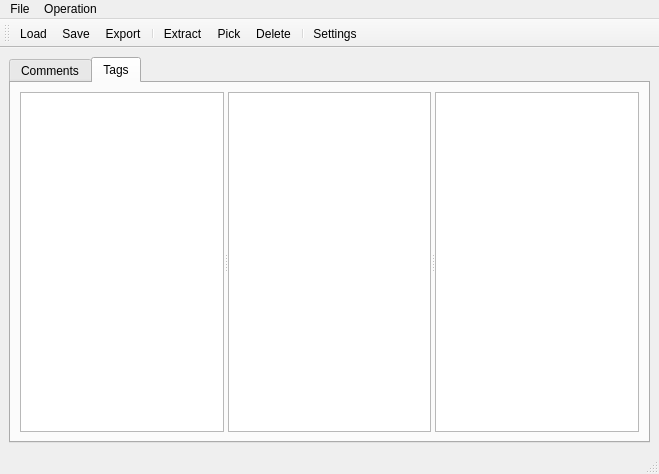
<?xml version="1.0" encoding="UTF-8"?>
<ui version="4.0">
 <class>MainWindow</class>
 <widget class="QMainWindow" name="MainWindow">
  <property name="geometry">
   <rect>
    <x>0</x>
    <y>0</y>
    <width>659</width>
    <height>474</height>
   </rect>
  </property>
  <property name="windowTitle">
   <string>Comment extractor</string>
  </property>
  <widget class="QWidget" name="centralwidget">
   <layout class="QVBoxLayout" name="verticalLayout">
    <item>
     <widget class="QTabWidget" name="tabWidget">
      <property name="currentIndex">
       <number>1</number>
      </property>
      <widget class="QWidget" name="tabComments">
       <attribute name="title">
        <string>Comments</string>
       </attribute>
       <layout class="QVBoxLayout" name="verticalLayout_2">
        <item>
         <widget class="QSplitter" name="splitterComments">
          <property name="orientation">
           <enum>Qt::Vertical</enum>
          </property>
          <widget class="QTableView" name="tvComments">
           <property name="editTriggers">
            <set>QAbstractItemView::NoEditTriggers</set>
           </property>
           <property name="selectionBehavior">
            <enum>QAbstractItemView::SelectRows</enum>
           </property>
           <property name="sortingEnabled">
            <bool>true</bool>
           </property>
           <attribute name="horizontalHeaderStretchLastSection">
            <bool>true</bool>
           </attribute>
          </widget>
          <widget class="CodeEdit" name="teComment"/>
         </widget>
        </item>
       </layout>
      </widget>
      <widget class="QWidget" name="tabTags">
       <attribute name="title">
        <string>Tags</string>
       </attribute>
       <layout class="QHBoxLayout" name="horizontalLayout">
        <item>
         <widget class="QSplitter" name="splitterTags">
          <property name="orientation">
           <enum>Qt::Horizontal</enum>
          </property>
          <widget class="QTableView" name="tvTagKeywords">
           <property name="editTriggers">
            <set>QAbstractItemView::NoEditTriggers</set>
           </property>
           <property name="selectionMode">
            <enum>QAbstractItemView::ExtendedSelection</enum>
           </property>
           <property name="selectionBehavior">
            <enum>QAbstractItemView::SelectRows</enum>
           </property>
           <property name="sortingEnabled">
            <bool>true</bool>
           </property>
           <attribute name="horizontalHeaderStretchLastSection">
            <bool>true</bool>
           </attribute>
          </widget>
          <widget class="QTableView" name="tvTagInstances">
           <property name="editTriggers">
            <set>QAbstractItemView::NoEditTriggers</set>
           </property>
           <property name="selectionMode">
            <enum>QAbstractItemView::SingleSelection</enum>
           </property>
           <property name="selectionBehavior">
            <enum>QAbstractItemView::SelectRows</enum>
           </property>
           <property name="sortingEnabled">
            <bool>true</bool>
           </property>
           <attribute name="horizontalHeaderStretchLastSection">
            <bool>true</bool>
           </attribute>
          </widget>
          <widget class="CodeEdit" name="teTag">
           <property name="font">
            <font>
             <family>Consolas</family>
             <pointsize>14</pointsize>
            </font>
           </property>
           <property name="lineWrapMode">
            <enum>QTextEdit::NoWrap</enum>
           </property>
           <property name="readOnly">
            <bool>true</bool>
           </property>
          </widget>
         </widget>
        </item>
       </layout>
      </widget>
     </widget>
    </item>
   </layout>
  </widget>
  <widget class="QMenuBar" name="menubar">
   <property name="geometry">
    <rect>
     <x>0</x>
     <y>0</y>
     <width>659</width>
     <height>26</height>
    </rect>
   </property>
   <widget class="QMenu" name="menuFile">
    <property name="title">
     <string>File</string>
    </property>
    <addaction name="actionLoad"/>
    <addaction name="actionSave"/>
    <addaction name="actionSettings"/>
   </widget>
   <widget class="QMenu" name="menuOperation">
    <property name="title">
     <string>Operation</string>
    </property>
    <addaction name="actionDelete"/>
    <addaction name="actionExtract"/>
    <addaction name="actionPick"/>
   </widget>
   <addaction name="menuFile"/>
   <addaction name="menuOperation"/>
  </widget>
  <widget class="QStatusBar" name="statusbar"/>
  <widget class="QToolBar" name="toolBar">
   <property name="windowTitle">
    <string>Toolbar</string>
   </property>
   <property name="iconSize">
    <size>
     <width>48</width>
     <height>32</height>
    </size>
   </property>
   <property name="toolButtonStyle">
    <enum>Qt::ToolButtonTextUnderIcon</enum>
   </property>
   <attribute name="toolBarArea">
    <enum>TopToolBarArea</enum>
   </attribute>
   <attribute name="toolBarBreak">
    <bool>false</bool>
   </attribute>
   <addaction name="actionLoad"/>
   <addaction name="actionSave"/>
   <addaction name="actionExport"/>
   <addaction name="separator"/>
   <addaction name="actionExtract"/>
   <addaction name="actionPick"/>
   <addaction name="actionDelete"/>
   <addaction name="separator"/>
   <addaction name="actionSettings"/>
  </widget>
  <action name="actionLoad">
   <property name="icon">
    <iconset resource="Resource.qrc">
     <normaloff>:/Images/Open.png</normaloff>:/Images/Open.png</iconset>
   </property>
   <property name="text">
    <string>Load</string>
   </property>
   <property name="toolTip">
    <string>Load</string>
   </property>
  </action>
  <action name="actionSave">
   <property name="icon">
    <iconset resource="Resource.qrc">
     <normaloff>:/Images/Save.png</normaloff>:/Images/Save.png</iconset>
   </property>
   <property name="text">
    <string>Save</string>
   </property>
  </action>
  <action name="actionExtract">
   <property name="icon">
    <iconset resource="Resource.qrc">
     <normaloff>:/Images/Find.png</normaloff>:/Images/Find.png</iconset>
   </property>
   <property name="text">
    <string>Extract</string>
   </property>
   <property name="toolTip">
    <string>Extract comments and tags</string>
   </property>
  </action>
  <action name="actionPick">
   <property name="icon">
    <iconset resource="Resource.qrc">
     <normaloff>:/Images/Filter.png</normaloff>:/Images/Filter.png</iconset>
   </property>
   <property name="text">
    <string>Pick</string>
   </property>
  </action>
  <action name="actionDelete">
   <property name="icon">
    <iconset resource="Resource.qrc">
     <normaloff>:/Images/Delete.png</normaloff>:/Images/Delete.png</iconset>
   </property>
   <property name="text">
    <string>Delete</string>
   </property>
   <property name="shortcut">
    <string>Del</string>
   </property>
  </action>
  <action name="actionSettings">
   <property name="icon">
    <iconset resource="Resource.qrc">
     <normaloff>:/Images/Settings.png</normaloff>:/Images/Settings.png</iconset>
   </property>
   <property name="text">
    <string>Settings</string>
   </property>
  </action>
  <action name="actionExport">
   <property name="icon">
    <iconset resource="Resource.qrc">
     <normaloff>:/Images/Export.png</normaloff>:/Images/Export.png</iconset>
   </property>
   <property name="text">
    <string>Export</string>
   </property>
  </action>
 </widget>
 <customwidgets>
  <customwidget>
   <class>CodeEdit</class>
   <extends>QTextEdit</extends>
   <header>CodeEdit.h</header>
  </customwidget>
 </customwidgets>
 <resources>
  <include location="Resource.qrc"/>
 </resources>
 <connections/>
</ui>
